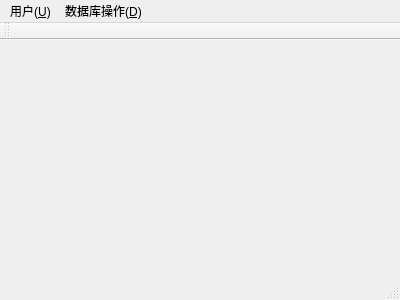
<?xml version="1.0" encoding="UTF-8"?>
<ui version="4.0">
 <class>MainWindow</class>
 <widget class="QMainWindow" name="MainWindow">
  <property name="geometry">
   <rect>
    <x>0</x>
    <y>0</y>
    <width>400</width>
    <height>300</height>
   </rect>
  </property>
  <property name="windowTitle">
   <string>MainWindow</string>
  </property>
  <widget class="QWidget" name="centralWidget"/>
  <widget class="QMenuBar" name="menuBar">
   <property name="geometry">
    <rect>
     <x>0</x>
     <y>0</y>
     <width>400</width>
     <height>17</height>
    </rect>
   </property>
   <widget class="QMenu" name="menu_U">
    <property name="title">
     <string>用户(&amp;U)</string>
    </property>
    <addaction name="action_L"/>
    <addaction name="action_R"/>
   </widget>
   <widget class="QMenu" name="menu_R">
    <property name="title">
     <string>数据库操作(&amp;D)</string>
    </property>
    <addaction name="action_C"/>
   </widget>
   <addaction name="menu_U"/>
   <addaction name="menu_R"/>
  </widget>
  <widget class="QToolBar" name="mainToolBar">
   <attribute name="toolBarArea">
    <enum>TopToolBarArea</enum>
   </attribute>
   <attribute name="toolBarBreak">
    <bool>false</bool>
   </attribute>
  </widget>
  <widget class="QStatusBar" name="statusBar"/>
  <action name="action_L">
   <property name="text">
    <string>登录(&amp;L)</string>
   </property>
  </action>
  <action name="action_R">
   <property name="text">
    <string>注册(&amp;R)</string>
   </property>
  </action>
  <action name="action_C">
   <property name="text">
    <string>创建数据库(&amp;C)</string>
   </property>
  </action>
 </widget>
 <layoutdefault spacing="6" margin="11"/>
 <resources/>
 <connections/>
</ui>
